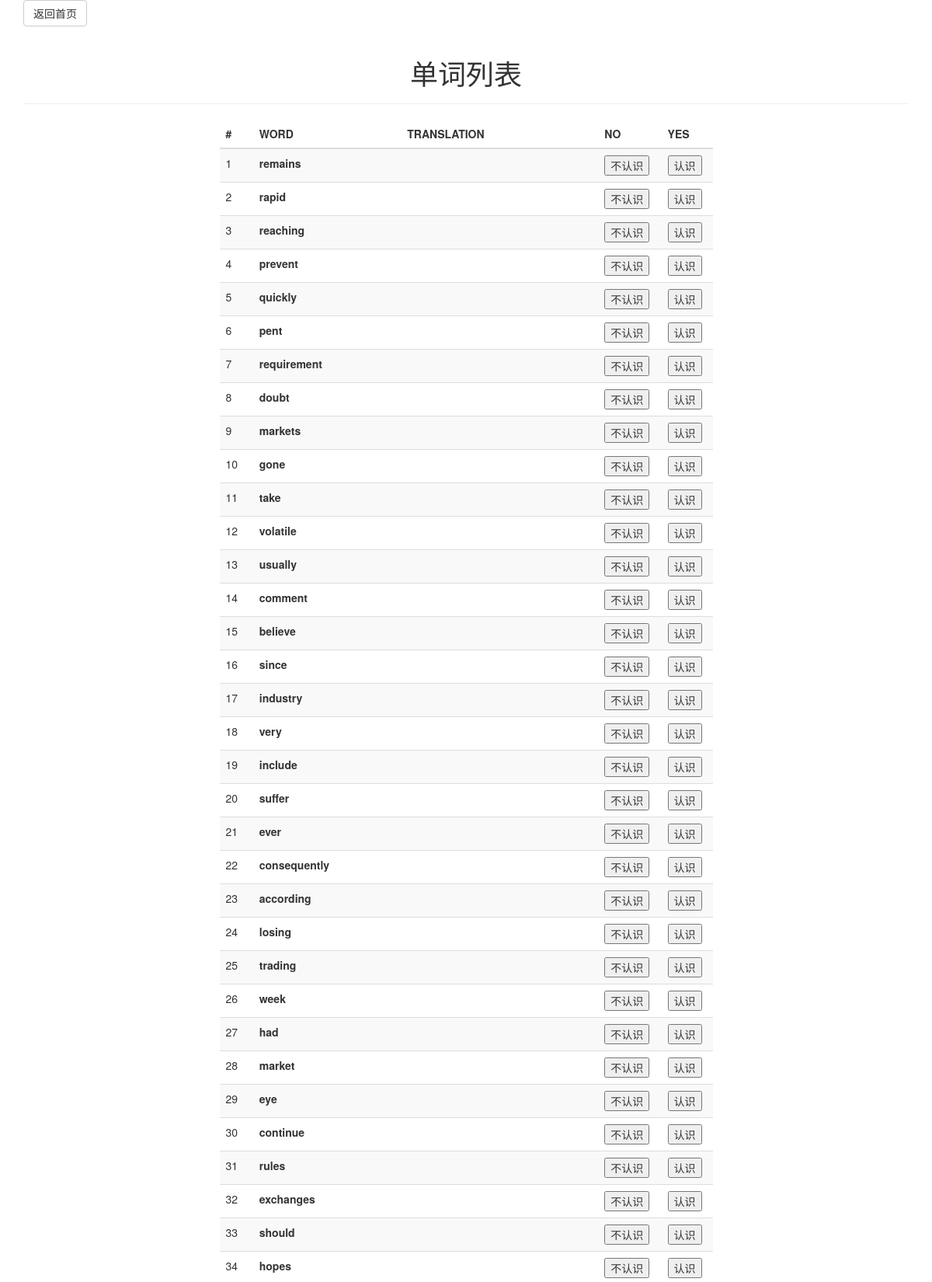
Screenshot of /wfh/2/ (signed in, upper part) with the database file from the repository.
### wfh/models.py (models this page shows, shortened)
class Word(models.Model):
    word = models.CharField(max_length=100)

### wfh/views.py (the view)
# urls.py: url(r'^(?P<article_id>[0-9]+)/$', views.words, name='words'),
@login_required(login_url='/wfh/login/')
def words(request, article_id):
    article = get_object_or_404(Article, pk=article_id)
    url = article.url
    title = article.title
    content = article.content
    words = get_headline_words(content)
    known_words = (known.word for known in request.user.learner.words.all())
    unknown_words = (word for word in words if word not in known_words)
    return render(request, 'wfh/words.html',
                  {'aid': article_id, 'url': url,
                   'title': title, 'words': unknown_words})

### wfh/views.py (called while the page is built)
def get_headline_words(content):
    words = set()
    for s in string.punctuation:
        content = content.replace(s, ' ')
    for w in content.split():
        w = w.lower()
        if len(w) <= 2:
            continue
        if not w.isalpha():
            continue
        words.add(w)
    return words

### wfh/templates/wfh/words.html (shortened to what this page needs)
{% extends "base.html" %}
{% block content %}
<button type="button" onclick="window.location.href='/wfh/'" class="btn btn-default">返回首页</button>
<center>
  <div class="page-header">
    <h1>单词列表</h1>
  </div>
  <div class="col-md-7">
    <table class="table table-striped">
      <thead>
        <tr>
          <th>#</th>
          <th>WORD</th>
          <th>TRANSLATION</th>
          <th>NO</th>
          <th>YES</th>
        </tr>
      </thead>
      <tbody>
        {% for w in words %}
        <tr id="{{ w }}" class="tr_row">
          <td>{{ forloop.counter }}</td>
          <td id="{{ w }}" class="word" width="30%"><strong>{{ w }}</strong></td>
          <td id="{{ w }}" class="tran" width="40%"></td>
          <td><button id="{{ w }}" class="dont" width="10%">不认识</button></td>
          <td><button id="{{ w }}" class="know" width="10%">认识</button></td>
        </tr>
        {% endfor %}
      </tbody>
    </table>
  </div>
</center>
{% endblock %}

### wfh/templates/base.html (shortened to what this page needs)
<!DOCTYPE html>
<html>
    <head>
        {% load staticfiles %}
        <link href="{% static 'wfh/css/bootstrap.min.css' %}" rel="stylesheet">
    </head>
    <body>
    <div class="container">
        {% block content %}{% endblock content %}
    </div>
    </body>
</html>

### rows the page displays
Word: word "remains"
Word: word "rapid"
Word: word "prevent"
Word: word "quickly"
Word: word "pent"
Word: word "requirement"
Word: word "doubt"
Word: word "markets"
Word: word "gone"
Word: word "take"
Word: word "usually"
Word: word "comment"
Word: word "believe"
Word: word "since"
Word: word "industry"
Word: word "very"
Word: word "suffer"
Word: word "ever"
Word: word "consequently"
Word: word "according"
Word: word "losing"
Word: word "trading"
Word: word "week"
Word: word "had"
Word: word "market"
Word: word "eye"
Word: word "continue"
Word: word "rules"
Word: word "exchanges"
Word: word "should"
Word: word "hopes"

### other values shown
{{ w }} "reaching" "volatile" "include"
